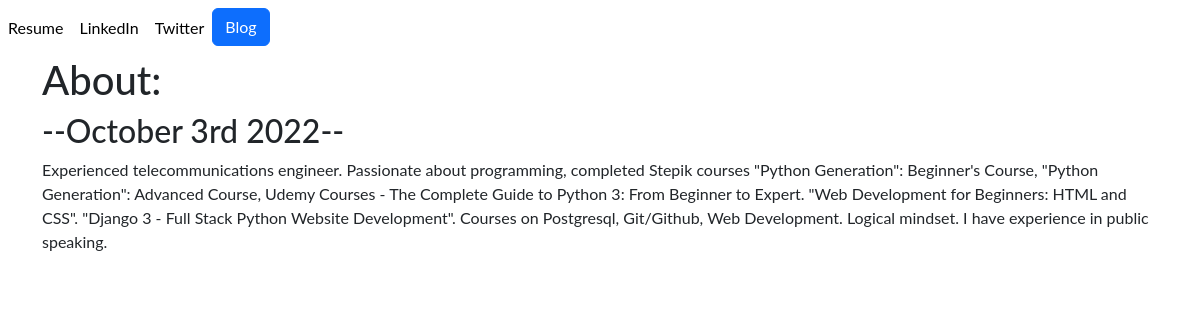
Page /blog/1/ on the committed database.
### blog/models.py (models this page shows, shortened)
class Blog(models.Model):
    title = models.CharField(max_length=200)
    date = models.DateField()
    description = models.TextField()

### blog/views.py (the view)
# urls.py: path('<int:blog_id>/', views.detail, name='detail'),
def detail(request, blog_id):
    blog = get_object_or_404(Blog, pk=blog_id)
    return render(request, 'blog/detail.html', {'blog':blog})

### blog/templates/blog/detail.html
{% extends 'portfolio/base.html' %}
{% block content %}
<h1>{{ blog.title }}</h1>
<h2>--{{ blog.date|date:'F jS Y' }}--</h2>
{{ blog.description|safe}}
{% endblock %}

### portfolio/static/portfolio/custom.css (style rules this page uses)
body { font-family: 'Lato', sans-serif; }

### rows in the picture
Blog: title "About:", date "October 3rd 2022", description "Experienced telecommunications engineer. Passionate about programming, completed Stepik courses \"Python Generation\": Beginner's Course, \"Python Generation\": Advanced Course, Udemy Courses - The Complete Guide to Python 3: From Beginner to Expert. \"Web Development for Beginners: HTML and CSS\". \"Django 3 - Full Stack Python Website Development\". Courses on Postgresql, Git/Github, Web Development. Logical mindset. I have experience in public speaking."
